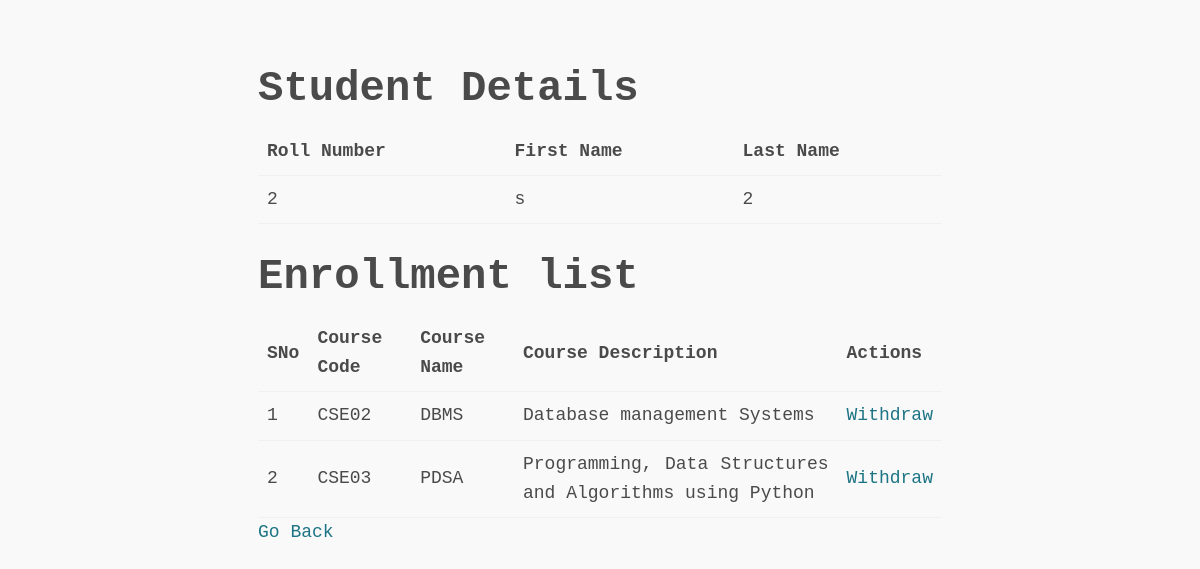
Screenshot of /student/2 with the database file from the repository.
### app.py (models this page shows)
class Student(db.Model):
  __tablename__ = "student"
  student_id = db.Column(db.Integer, primary_key=True, autoincrement=True)
  roll_number = db.Column(db.String, unique=True, nullable=False)
  first_name = db.Column(db.String, nullable=False)
  last_name = db.Column(db.String)
  enrollments = db.relationship("Course", secondary='enrollments', back_populates="students")

class Course(db.Model):
  __tablename__ = "course"
  course_id = db.Column(db.Integer, primary_key=True, autoincrement=True)
  course_code = db.Column(db.String, unique=True, nullable=False)
  course_name = db.Column(db.String, nullable=False)
  course_description = db.Column(db.String)
  students = db.relationship("Student", secondary='enrollments', back_populates="enrollments")

### app.py (the view)
@app.route("/student/<student_id>", methods=['GET'])
def show_student_details(student_id):
  return _show_student_details(student_id)

### app.py (called while the page is built)
def _show_student_details(student_id):
  student = db.session.query(Student).filter(Student.student_id == student_id).first()
  return render_template('student_details.html', student=student)

### templates/student_details.html (shortened to what this page needs)
{% extends "base.html" %}
{% block main %}
<div>
  <div>
    <h1>Student Details</h1>
    <table id="student-detail">
      <thead>
        <tr>
          <th>Roll Number</th>
          <th>First Name</th>
          <th>Last Name</th>
        </tr>
      </thead>
      <tbody>
        <tr>
          <td>{{ student.roll_number }}</td>
          <td>{{ student.first_name }}</td>
          <td>{{ student.last_name }}</td>
        </tr>
      </tbody>
    </table>
  </div>
  {% if student.enrollments | length > 0 %}
  <div>
    <h1>Enrollment list</h1>
    <table id="student-enrollments">
      <thead>
        <tr>
          <th>SNo</th>
          <th>Course Code</th>
          <th>Course Name</th>
          <th>Course Description</th>
          <th>Actions</th>
        </tr>
      </thead>
      <tbody>
        {% for course in student.enrollments %}
        <tr>
          <td>{{ loop.index }}</td>
          <td>{{ course.course_code }}</td>
          <td>{{ course.course_name }}</td>
          <td>{{ course.course_description }}</td>
          <td><a href="{{ url_for('withdraw_course', student_id=student.student_id ,course_id=course.course_id)}}">Withdraw</a></td>
        </tr>
      </tbody>
      {% endfor %}
    </table>
  </div>
  {% endif %}
  <div>
    <a href="{{ url_for('list_students') }}">Go Back</a>
  </div>
</div>
{% endblock main %}

### static/sakura.css (style rules this page uses)
html { font-size: 62.5%; font-family: -apple-system, BlinkMacSystemFont, "Segoe UI", Roboto, "Helvetica Neue", Arial, "Noto Sans", sans-serif; }
body { font-size: 1.8rem; line-height: 1.618; max-width: 38em; margin: auto; color: #4a4a4a; background-color: #f9f9f9; padding: 13px; }
h1, h2, h3, h4, h5, h6 { line-height: 1.1; font-family: -apple-system, BlinkMacSystemFont, "Segoe UI", Roboto, "Helvetica Neue", Arial, "Noto Sans", sans-serif; font-weight: 700; margin-top: 3rem; margin-bottom: 1.5rem; overflow-wrap: break-word; word-wrap: break-word; -ms-word-break: break-all; word-break: break-word; }
h1 { font-size: 2.35em; }
a { text-decoration: none; color: #1d7484; }
table { text-align: justify; width: 100%; border-collapse: collapse; }
td, th { padding: 0.5em; border-bottom: 1px solid #f1f1f1; }

### templates/base.html (style rules this page uses)
body { padding-top: 2em; }
* { font-family:'Courier New', Courier, monospace !important; }

### rows the page displays
Student: roll_number "2", first_name "s", last_name "2"
Course: course_code "CSE02", course_name "DBMS", course_description "Database management Systems"
Course: course_code "CSE03", course_name "PDSA", course_description "Programming, Data Structures and Algorithms using Python"
